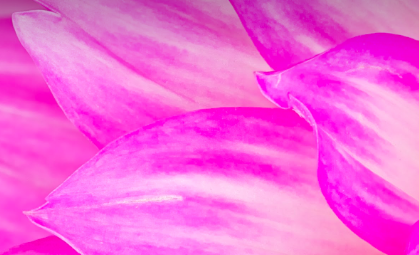
#> input picture images/color_image1.png, 419 x 255 px
$ python processing_by_pillow.py
#> lines starting #> are read from the running program, lines starting #| are printed output that depends on the picture
from PIL import Image
image = Image.open("images/color_image1.png")
#> image is the input picture: PIL image 419x255 RGBA; mean R, G, B, A 246, 99.6, 219.1, 255

# RGB to HSV in Pillow
image = image.convert('RGB')
#> image: PIL image 419x255 RGB
hsv = image.convert('HSV')
#> hsv: PIL image 419x255 HSV; mean H, S, V 220.4, 151.2, 246
image.save('output/pillow/hsv_image.jpg')

# Resizing
resized = image.resize((224, 224))
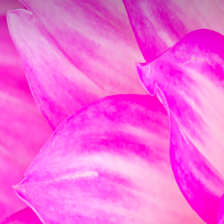
#> resized: PIL image 224x224 RGB; mean R, G, B 246, 99.6, 219.1
resized.save('output/pillow/resized_image_244x244.jpg')

# Cropping
width, height = image.size
#> width = 419; height = 255
size = min (width, height)
#> size = 255
left = (width - size) / 2
#> left = 82
top = (height - size) / 2
#> top = 0
right = (width + size) / 2
#> right = 337
bottom = (height + size) / 2
#> bottom = 255
cropped = image.crop((left, top, right, bottom))
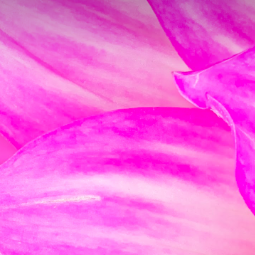
#> cropped: PIL image 255x255 RGB; mean R, G, B 246.2, 102.8, 221.1
cropped.save('output/pillow/cropped_image.jpg')

$ run again, with images/COVID19(153).jpg saved as images/color_image1.png
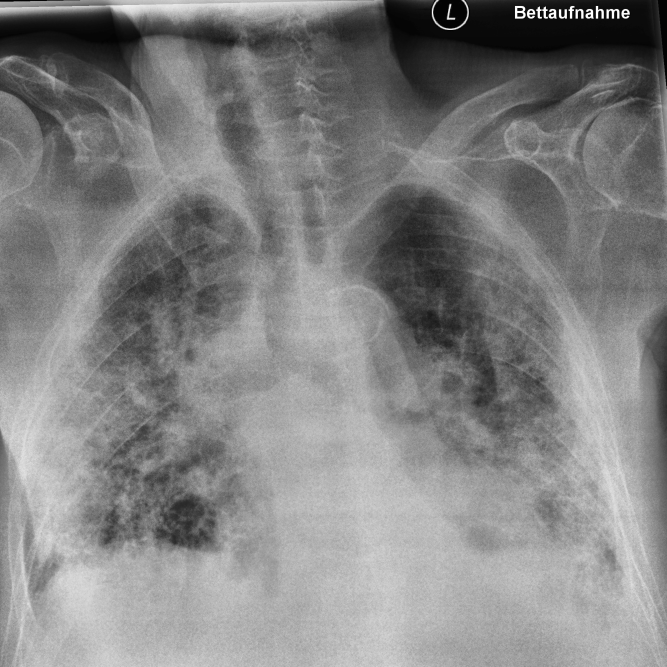
#> input picture images/COVID19(153).jpg, 2000 x 2000 px (shown at 1/3 size)
#> image is the input picture: PIL image 2000x2000 L; min 0, max 255, mean 130.7
#> image: PIL image 2000x2000 RGB
#> hsv: PIL image 2000x2000 HSV; mean H, S, V 0, 0, 130.7
#> `resized = image.resize((224, 224))`:
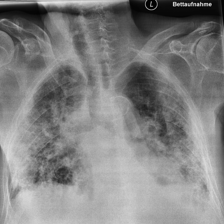
#> resized: PIL image 224x224 RGB; min 0, max 235, mean 130.7
